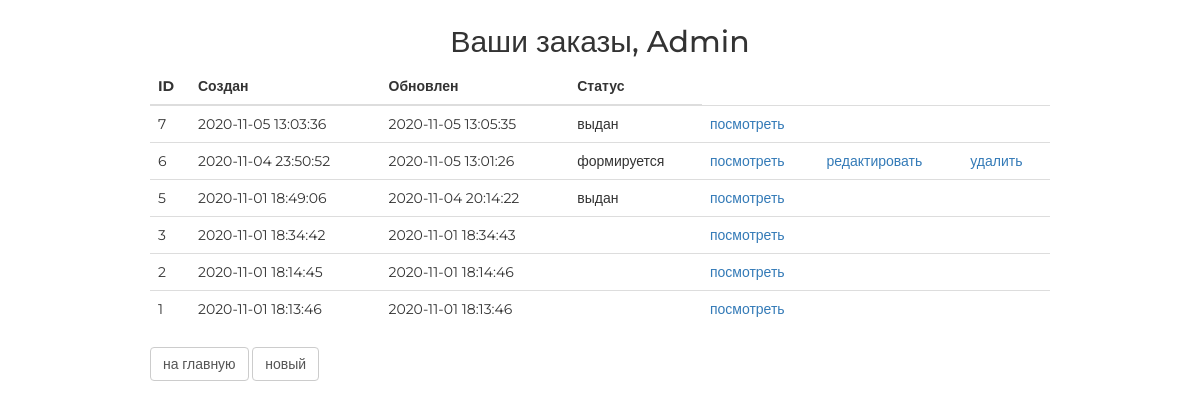
The app's page /order/ (signed in), older data.
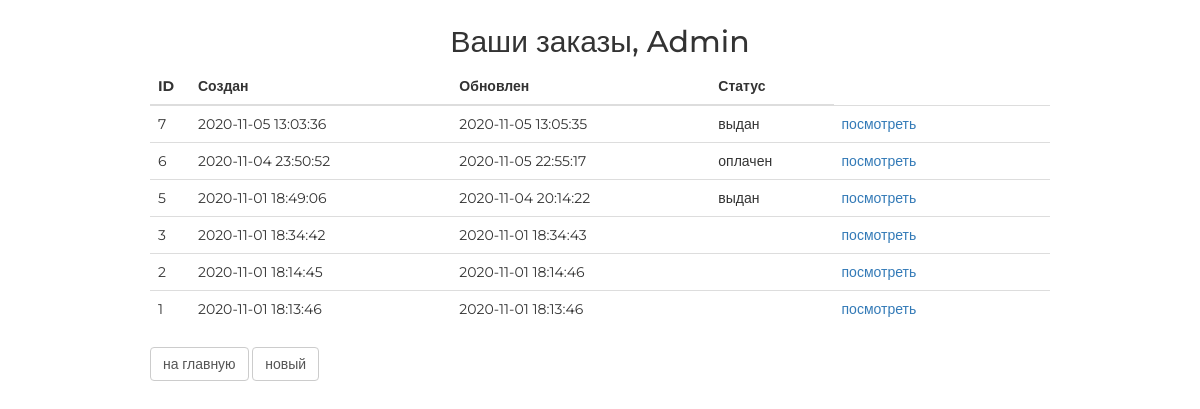
The same page, newer data.
### orderapp/models.py (models this page shows, shortened)
class Order(models.Model):
    FORMING = 'FM'
    SENT_TO_PROCESSING = 'STP'
    PROCESSED = 'PRD'
    PAID = 'PD'
    READY = 'RDY'
    DONE = 'DN'
    CANCELLED = 'CNC'
    ORDER_STATUSES = (
        (FORMING, 'формируется'),
        (SENT_TO_PROCESSING, 'отправлен в обработку'),
        (PROCESSED, 'обработан'),
        (PAID, 'оплачен'),
        (READY, 'готов к выдаче'),
        (DONE, 'выдан'),
        (CANCELLED, 'отменен'),
    )
    user = models.ForeignKey(settings.AUTH_USER_MODEL, on_delete=models.CASCADE, verbose_name='пользователь')
    created = models.DateTimeField(auto_now_add=True, verbose_name='дата создания')
    updated = models.DateTimeField(auto_now=True, verbose_name='дата изменения')
    status = models.CharField(max_length=3, choices=ORDER_STATUSES, default=FORMING, verbose_name='статус заказа')
    is_active = models.BooleanField(default=True, verbose_name='активен')
    class Meta:
        ordering = ('-created',)
        verbose_name = 'заказ'
        verbose_name_plural = 'заказы'

### orderapp/views.py (the view)
# urls.py: path('', orderapp.OrderList.as_view(), name='orders_list'),
class OrderList(ListView):
    model = Order
    def get_queryset(self):
        return Order.objects.filter(user=self.request.user)
    def get_context_data(self, **kwargs):
        context = super().get_context_data(**kwargs)
        context['title'] = 'заказы'
        return context

### mainapp/context_processors.py (called while the page is built)
def basket(request):
    basket_items = []
    if request.user.is_authenticated:
        basket_items = Basket.objects.filter(user=request.user)
    return {
        'basket': basket_items
    }

### orderapp/templates/orderapp/order_list.html
{% extends 'orderapp/base.html' %}
{% load static %}
{% block content %}
    <div class="h2 text-center head">
        Ваши заказы,
        {% if user.first_name %}
            {{ user.first_name|title }}
        {% else %}
            Пользователь
        {% endif %}
    </div>
    <table class="table orders_list">
        <thead>
        <tr>
            <th>ID</th>
            <th>Создан</th>
            <th>Обновлен</th>
            <th>Статус</th>
        </tr>
        </thead>
        <tbody>
        {% for item in object_list %}
            {% if item.is_active %}
                <tr>
                    <td class="td1 orders_list">{{ item.pk }}</td>
                    <td>{{ item.created|date:"Y-m-d H:i:s" }}</td>
                    <td>{{ item.updated|date:"Y-m-d H:i:s" }}</td>
                    <td>{{ item.get_status_display }}</td>
                    <td>
                        <a href="{% url 'orderapp:order_read' item.pk %}">
                            посмотреть
                        </a>
                    </td>
                    <td>
                        {% if item.status == 'FM' %}
                            <a href="{% url 'orderapp:order_update' item.pk %}">
                                редактировать
                            </a>
                        {% endif %}
                    </td>
                    <td>
                        {% if item.status == 'FM' %}
                            <a href="{% url 'orderapp:order_delete' item.pk %}">
                                удалить
                            </a>
                        {% endif %}
                    </td>
                </tr>
            {% endif %}
        {% endfor %}
        </tbody>
    </table>
    <button class="btn btn-default btn-round">
        <a href="{% url 'main' %}">
            на главную
        </a>
    </button>
    <button class="btn btn-default btn-round">
        <a href="{% url 'orderapp:order_create' %}">
            новый
        </a>
    </button>
{% endblock %}

Row changes from the older to the newer data that the page shows:
changed Order id 6: updated "2020-11-05 13:01:26" → "2020-11-05 22:55:17"; status "формируется" → "оплачен"; no longer shows "редактировать удалить"
